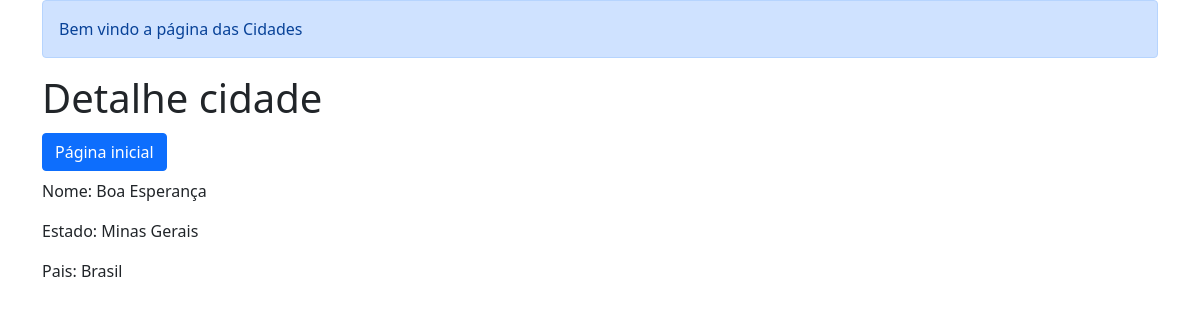
Page /detail/11/ on the committed database.
### cadastros/models.py (models this page shows, shortened)
class Cidade(models.Model):
    estado = models.ForeignKey(Estado, on_delete=models.PROTECT, null=True, blank=False)
    nome = models.CharField(max_length=100, unique=True)
    capital = models.BooleanField(default=False, help_text=" Marcar se a cidade for capital.")
    class Meta:
        verbose_name = 'Cidade'
        verbose_name_plural = 'Cidades'

class Estado(models.Model):
    pais = models.ForeignKey(Pais, on_delete=models.PROTECT)
    nome = models.CharField(max_length=100, unique=True)
    def __str__(self):
        return self.nome
    class Meta:
        verbose_name = 'Estado'
        verbose_name_plural = 'Estados'
        ordering = ('nome', )

class Pais(models.Model):
    nome = models.CharField(max_length=100, unique=True)
    def __str__(self):
        return self.nome
    class Meta:
        verbose_name = 'País'
        verbose_name_plural = 'Países'

### cadastros/views.py (the view)
# urls.py: path('detail/<int:pk>/', CidadeDetail.as_view(), name='cidades-detalhe'),
class CidadeDetail(DetailView):
    context_object_name = 'cidade'
    queryset = Cidade.objects.all()
    template_name = 'cadastros/detalhe_cidades.html'

### cadastros/templates/cadastros/detalhe_cidades.html (shortened to what this page needs)
{% extends 'base.html' %}
{% block conteudo %}
<h1>Detalhe cidade</h1>
<h2><a class="btn btn-primary" href="{% url 'cidades-list' %}"> Página inicial</a></h2>
    <p>Nome: {{cidade.nome}} {% if cidade.capital%}<span class="badge bg-primary">Capital</span>{%endif%}</p>
    <p>Estado: {{cidade.estado|default_if_none:'-'}}</p>
    <p>Pais: {{cidade.estado.pais|default_if_none:'-'}}</p>
{% endblock %}

### rows in the picture
Cidade: nome "Boa Esperança", estado "Minas Gerais", estado.pais "Brasil"
